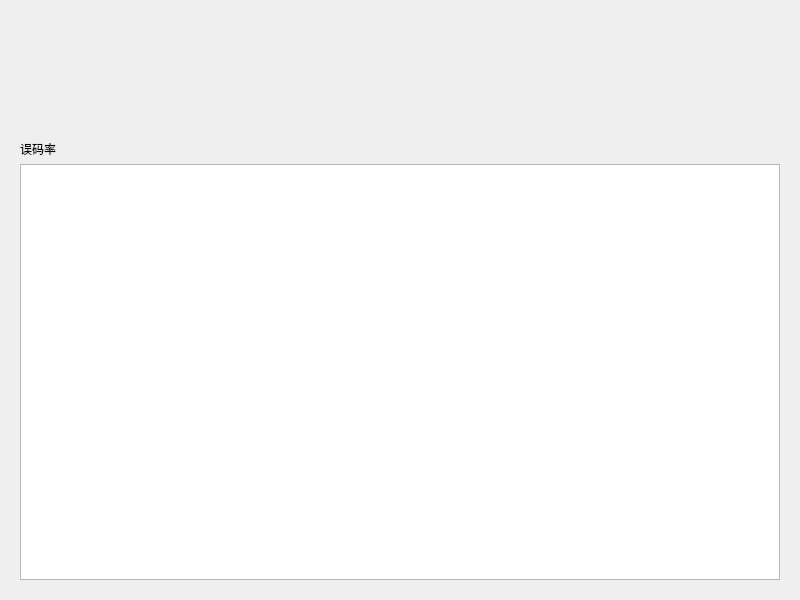
<?xml version="1.0" encoding="UTF-8"?>
<ui version="4.0">
 <class>ErrorRatePaint</class>
 <widget class="QWidget" name="ErrorRatePaint">
  <property name="geometry">
   <rect>
    <x>0</x>
    <y>0</y>
    <width>800</width>
    <height>600</height>
   </rect>
  </property>
  <property name="windowTitle">
   <string>Form</string>
  </property>
  <layout class="QHBoxLayout" name="horizontalLayout">
   <item>
    <widget class="QWidget" name="widget_18" native="true">
     <layout class="QVBoxLayout" name="verticalLayout_12">
      <item>
       <spacer name="horizontalSpacer">
        <property name="orientation">
         <enum>Qt::Horizontal</enum>
        </property>
        <property name="sizeType">
         <enum>QSizePolicy::Fixed</enum>
        </property>
        <property name="sizeHint" stdset="0">
         <size>
          <width>500</width>
          <height>20</height>
         </size>
        </property>
       </spacer>
      </item>
      <item>
       <layout class="QGridLayout" name="gridLayout_2"/>
      </item>
      <item>
       <spacer name="verticalSpacer_5">
        <property name="orientation">
         <enum>Qt::Vertical</enum>
        </property>
        <property name="sizeType">
         <enum>QSizePolicy::Fixed</enum>
        </property>
        <property name="sizeHint" stdset="0">
         <size>
          <width>20</width>
          <height>100</height>
         </size>
        </property>
       </spacer>
      </item>
      <item>
       <widget class="QLabel" name="label_19">
        <property name="text">
         <string>误码率</string>
        </property>
       </widget>
      </item>
      <item>
       <widget class="QTextEdit" name="textEdit_usetest"/>
      </item>
     </layout>
    </widget>
   </item>
  </layout>
 </widget>
 <resources/>
 <connections/>
</ui>
